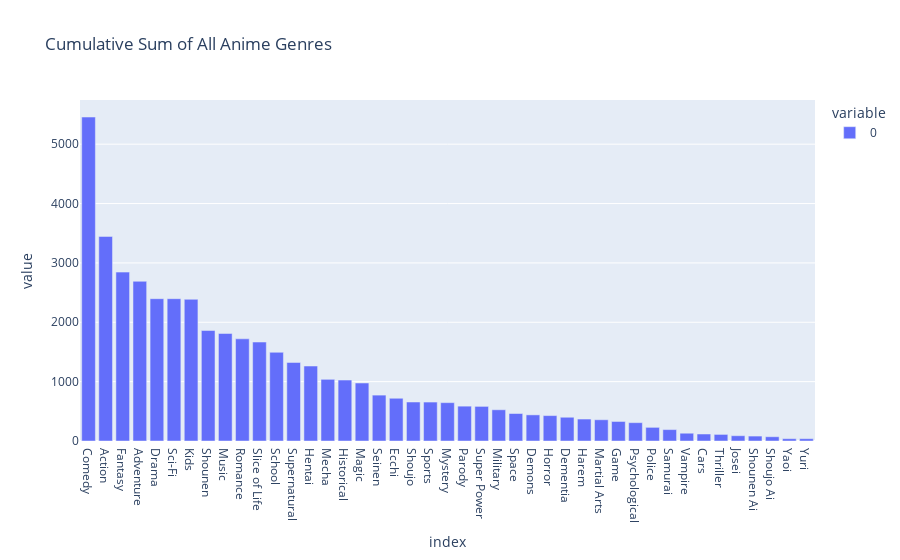

The notebook cell saved with this chart:
### Markdown cell above
Right now it is rather difficult to see any trends in the data, which are obscured by the large range of favorites in each genre. However, if we look at the user favorites distribution against the dstribution of anime genres, we can start to see some interesting trends.

### Code cell
anime_genre_sum = animes.drop(['uid', 'title', 'episodes', 'members', 'score'], axis=1).sum()
fig = px.bar(anime_genre_sum, title='Cumulative Sum of All Anime Genres')
fig.show()

### Figure 1 — Plotly figure (JSON) as saved in the notebook; plotly's stock layout.template omitted (floating-point values rounded to 4 significant figures)
{"data": [{"alignmentgroup": "True", "hovertemplate": "variable=0<br>index=%{x}<br>value=%{y}<extra></extra>", "legendgroup": "0", "marker": {"color": "#636efa", "pattern": {"shape": ""}}, "name": "0", "offsetgroup": "0", "orientation": "v", "showlegend": true, "textposition": "auto", "type": "bar", "x": ["Comedy", "Action", "Fantasy", "Adventure", "Drama", "Sci-Fi", "Kids", "Shounen", "Music", "Romance", "Slice of Life", "School", "Supernatural", "Hentai", "Mecha", "Historical", "Magic", "Seinen", "Ecchi", "Shoujo", "Sports", "Mystery", "Parody", "Super Power", "Military", "Space", "Demons", "Horror", "Dementia", "Harem", "Martial Arts", "Game", "Psychological", "Police", "Samurai", "Vampire", "Cars", "Thriller", "Josei", "Shounen Ai", "Shoujo Ai", "Yaoi", "Yuri"], "xaxis": "x", "y": [5457, 3446, 2845, 2690, 2397, 2397, 2387, 1861, 1811, 1721, 1667, 1494, 1323, 1263, 1039, 1027, 977, 773, 720, 657, 656, 646, 587, 583, 526, 463, 440, 428, 400, 370, 358, 329, 309, 230, 192, 131, 118, 111, 89, 83, 72, 39, 39], "yaxis": "y"}], "layout": {"barmode": "relative", "legend": {"title": {"text": "variable"}, "tracegroupgap": 0}, "title": {"text": "Cumulative Sum of All Anime Genres"}, "xaxis": {"anchor": "y", "domain": [0, 1], "title": {"text": "index"}}, "yaxis": {"anchor": "x", "domain": [0, 1], "title": {"text": "value"}}}}
